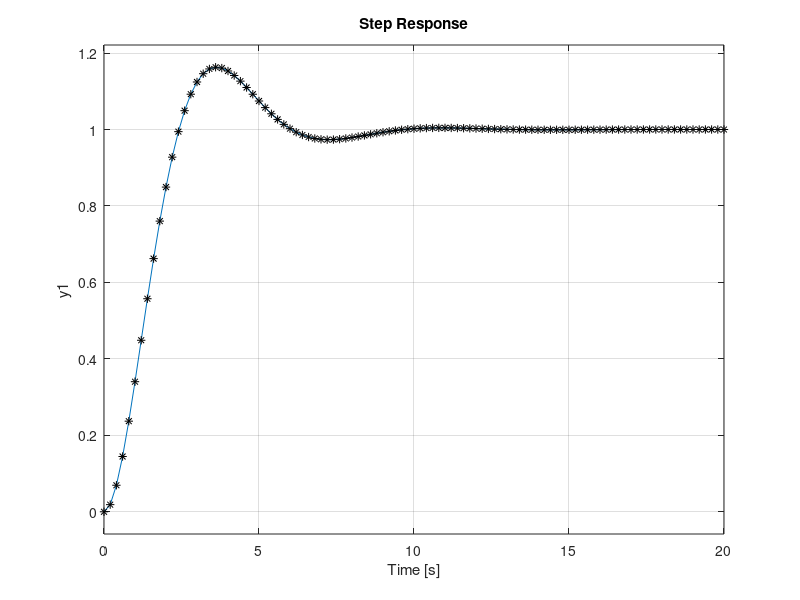

Write MATLAB code to recreate this figure.
clear
close all
clc

k=1;
m=1;
b=1;

A=[0 1; -k/m -b/m];
B=[0; 1/m];
C=[1 0];
D=[];

sys=ss(A,B,C,D);
step(sys)

sys2=tf(1,[m b k]);
hold on
step(sys,'*k')
